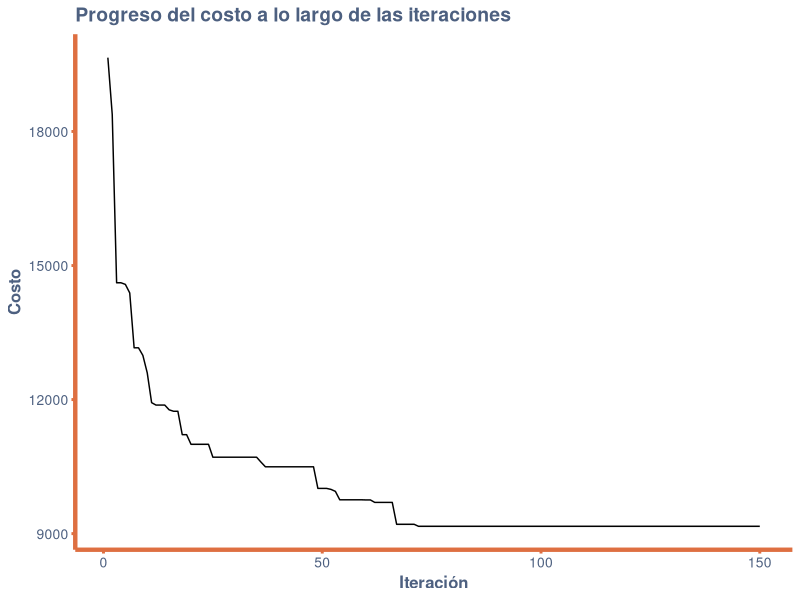

This chart was generated by the following R code:
## ---- chunk 1
# Función para calcular la distancia euclidiana entre dos puntos
euc_2d <- function(c1, c2) {
    return(round(sqrt((c1[1] - c2[1])^2 + (c1[2] - c2[2])^2)))
}

# Función para generar una permutación aleatoria de las ciudades
random_permutation <- function(cities) {
    return(sample(nrow(cities)))
}

# Función para realizar una operación de dos-opt estocástica en una permutación
stochastic_two_opt <- function(permutation) {
    perm <- permutation
    c1 <- sample(length(perm), 1)
    exclude <- c(c1, if (c1 == 1) length(perm) else c1 - 1, if (c1 == length(perm)) 1 else c1 + 1)
    c2 <- sample(length(perm), 1)
    while (c2 %in% exclude) {
        c2 <- sample(length(perm), 1)
    }
    if (c2 < c1) {
        temp <- c1
        c1 <- c2
        c2 <- temp
    }
    perm[c1:c2] <- rev(perm[c1:c2])
    return(perm)
}

# Función para calcular el costo y el costo aumentado de una permutación
augmented_cost <- function(permutation, penalties, cities, lambda) {
    distance <- 0
    augmented <- 0
    for (i in seq_along(permutation)) {
        c1 <- permutation[i]
        c2 <- if (i == length(permutation)) permutation[1] else permutation[i + 1]
        if (c2 < c1) {
            temp <- c1
            c1 <- c2
            c2 <- temp
        }
        d <- euc_2d(cities[c1, ], cities[c2, ])
        distance <- distance + d
        augmented <- augmented + d + (lambda * penalties[c1, c2])
    }
    return(c(distance, augmented))
}

# Función para calcular el costo de un candidato
cost <- function(cand, penalties, cities, lambda) {
    costs <- augmented_cost(cand$vector, penalties, cities, lambda)
    cand$cost <- costs[1]
    cand$aug_cost <- costs[2]
    return(cand)
}

# Función para realizar una búsqueda local en el espacio de las permutaciones
local_search <- function(current, cities, penalties, max_no_improv, lambda) {
    current <- cost(current, penalties, cities, lambda)
    count <- 0
    repeat {
        candidate <- list()
        candidate$vector <- stochastic_two_opt(current$vector)
        candidate <- cost(candidate, penalties, cities, lambda)
        if (candidate$aug_cost < current$aug_cost) {
            count <- 0
            current <- candidate
        } else {
            count <- count + 1
        }
        if (count >= max_no_improv) break
    }
    return(current)
}

# Función para calcular las utilidades de las características
calculate_feature_utilities <- function(penal, cities, permutation) {
    utilities <- numeric(length(permutation))
    for (i in seq_along(permutation)) {
        c1 <- permutation[i]
        c2 <- if (i == length(permutation)) permutation[1] else permutation[i + 1]
        if (c2 < c1) {
            temp <- c1
            c1 <- c2
            c2 <- temp
        }
        utilities[i] <- euc_2d(cities[c1, ], cities[c2, ]) / (1.0 + penal[c1, c2])
    }
    return(utilities)
}

# Función para actualizar las penalizaciones
update_penalties <- function(penalties, cities, permutation, utilities) {
    max_utility <- max(utilities)
    for (i in seq_along(permutation)) {
        c1 <- permutation[i]
        c2 <- ifelse(i == length(permutation), permutation[1], permutation[i + 1])
        if (c2 < c1) {
            temp <- c1
            c1 <- c2
            c2 <- temp
        }
        penalties[c1, c2] <- ifelse(utilities[i] == max_utility, penalties[c1, c2] + 1, penalties[c1, c2])
    }
    return(penalties)
}

# Función de búsqueda principal
search <- function(max_iterations, cities, max_no_improv, lambda) {
    current <- list()
    current$vector <- random_permutation(cities)
    best <- NULL
    penalties <- matrix(0, nrow = nrow(cities), ncol = nrow(cities))
    cost_progress <- data.frame(iteration=integer(), cost=numeric()) # Para llevar el seguimiento del progreso del costo
    for (iter in seq_len(max_iterations)) {
        current <- local_search(current, cities, penalties, max_no_improv, lambda)
        utilities <- calculate_feature_utilities(penalties, cities, current$vector)
        penalties <- update_penalties(penalties, cities, current$vector, utilities)
        if (is.null(best) || current$cost < best$cost) {
            best <- current
        }
        cost_progress <- rbind(cost_progress, data.frame(iteration=iter, cost=best$cost)) # Registrar el costo en cada iteración
        #print(paste(" > iter =", iter + 1, ", best =", best$cost, ", aug =", best$aug_cost))
    }
    return(list(best=best, cost_progress=cost_progress)) # Devolver tanto la mejor solución como el progreso del costo
}


# Configuración del problema
berlin52 <- matrix(c(565,575,25,185,345,750,945,685,845,655,
                     880,660,25,230,525,1000,580,1175,650,1130,
                     1605,620,1220,580,1465,200,1530,5,845,680,
                     725,370,145,665,415,635,510,875,560,365,
                     300,465,520,585,480,415,835,625,975,580,
                     1215,245,1320,315,1250,400,660,180,410,250,
                     420,555,575,665,1150,1160,700,580,685,595,
                     685,610,770,610,795,645,720,635,760,650,
                     475,960,95,260,875,920,700,500,555,815,
                     830,485,1170,65,830,610,605,625,595,360,1340,725,1740,245), ncol = 2, byrow = TRUE)

# Configuración del algoritmo
max_iterations <- 150
max_no_improv <- 20
alpha <- 0.3
local_search_optima <- 12000.0
lambda <- alpha * (local_search_optima / nrow(berlin52))

# Ejecutar el algoritmo
result <- search(max_iterations, berlin52, max_no_improv, lambda)
## ---- chunk 2
library(ggplot2)

crear_tema <- function() {
    theme_minimal() +
        theme(
            plot.background = element_rect(fill = "white", color = NA), 
            panel.grid.major = element_line(color = "white", size = 0.2), 
            panel.grid.minor = element_line(color = "white", size = 0.2), 
            panel.background = element_rect(fill = "white", color = NA), 
            plot.title = element_text(face = "bold", size = 14, color = "#4d6080"),
            axis.title = element_text(face = "bold", size = 12, color = "#4d6080"),
            axis.text = element_text(size = 10, color = "#4d6080"),
            axis.line = element_line(size = 1.5, colour = "#de6f41"), 
            legend.background = element_rect(fill = "#4d6080", color = NA), 
            legend.key = element_rect(fill = "grey90", color = NA),
            axis.ticks.x = element_line(color = "#de6f41", size = 1),
            axis.ticks.y = element_line(color = "#de6f41", size = 1)
        )
}

ggplot(result$cost_progress, aes(x=iteration, y=cost)) +
    geom_line() +
    labs(title="Progreso del costo a lo largo de las iteraciones", x="Iteración", y="Costo")+
    crear_tema()
## ---- chunk 3
result$best$vector
